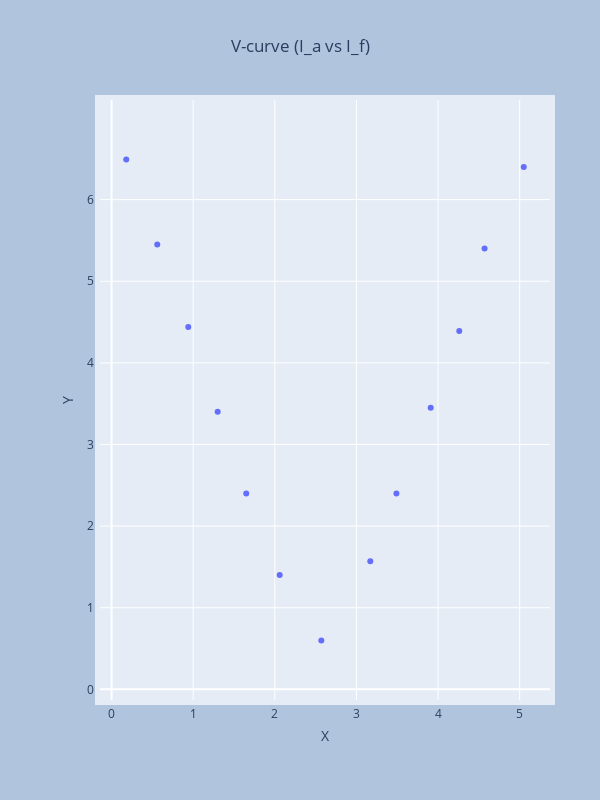

Here is the notebook cell this chart was saved with:
### Code cell
import plotly.offline as pyo
pyo.init_notebook_mode(connected=True)
import plotly.graph_objects as go

# Specify the starting value and gap for x and y ticks
x_start = 0
y_start = 0
x_gap = 1
y_gap = 1

# Calculate the tick values for x and y axes using list comprehensions
x_ticks = list(range(x_start, int(df['I_f (A)'].max()) + 1, x_gap))
y_ticks = list(range(y_start, int(df['I_a (A)'].max()) + 1, y_gap))

scatter = go.Scatter(x=df['I_f (A)'], y=df['I_a (A)'], mode='markers', name='I_f vs I_a')

layout = go.Layout(
    title={'text': 'V-curve (I_a vs I_f)','x': 0.5, 'y': 0.95} ,
    xaxis=dict(title='X', titlefont_size=14, tickfont_size=12, tickvals=x_ticks) ,
    yaxis=dict(title='Y', titlefont_size=14, tickfont_size=12, tickvals=y_ticks) ,
    autosize=False ,
    width=600, height=800, margin=dict(l=100, r=50, b=100, t=100, pad=5) , # can change width or height according to the plot you want to make
    paper_bgcolor = 'LightSteelBlue' ,
    xaxis_showgrid=True ,
    yaxis_showgrid=True ,
    xaxis_scaleanchor='y' ,  # Make the x-axis scale equal to the y-axis scale
)

fig = go.Figure(data=[scatter], layout=layout)
fig.show()

fig.show(renderer="colab") # need latest version of plotly and need to pass renderers like this, for plotly to work in colab. Else you need to manually code a function, as plotly requires custom initialization

### Figure 1 — Plotly figure (JSON) as saved in the notebook; plotly's stock layout.template omitted (floating-point values rounded to 4 significant figures)
{"data": [{"mode": "markers", "name": "I_f vs I_a", "x": [0.18, 0.56, 0.94, 1.3, 1.65, 2.06, 2.57, 3.17, 3.49, 3.91, 4.26, 4.57, 5.05], "y": [6.49, 5.45, 4.44, 3.4, 2.4, 1.4, 0.6, 1.57, 2.4, 3.45, 4.39, 5.4, 6.4], "type": "scatter"}], "layout": {"autosize": false, "height": 800, "margin": {"b": 100, "l": 100, "pad": 5, "r": 50, "t": 100}, "paper_bgcolor": "LightSteelBlue", "title": {"text": "V-curve (I_a vs I_f)", "x": 0.5, "y": 0.95}, "width": 600, "xaxis": {"scaleanchor": "y", "showgrid": true, "tickfont": {"size": 12}, "tickvals": [0, 1, 2, 3, 4, 5], "title": {"font": {"size": 14}, "text": "X"}}, "yaxis": {"showgrid": true, "tickfont": {"size": 12}, "tickvals": [0, 1, 2, 3, 4, 5, 6], "title": {"font": {"size": 14}, "text": "Y"}}}}
